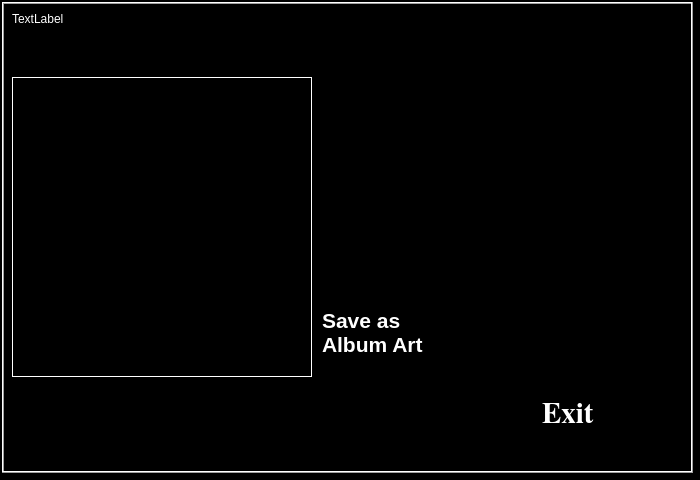
<?xml version="1.0" encoding="UTF-8"?>
<ui version="4.0">
 <class>frmAlbumArt</class>
 <widget class="QDialog" name="frmAlbumArt">
  <property name="geometry">
   <rect>
    <x>0</x>
    <y>0</y>
    <width>700</width>
    <height>480</height>
   </rect>
  </property>
  <property name="sizePolicy">
   <sizepolicy hsizetype="Fixed" vsizetype="Fixed">
    <horstretch>0</horstretch>
    <verstretch>0</verstretch>
   </sizepolicy>
  </property>
  <property name="palette">
   <palette>
    <active>
     <colorrole role="WindowText">
      <brush brushstyle="SolidPattern">
       <color alpha="255">
        <red>255</red>
        <green>255</green>
        <blue>255</blue>
       </color>
      </brush>
     </colorrole>
     <colorrole role="Text">
      <brush brushstyle="SolidPattern">
       <color alpha="255">
        <red>255</red>
        <green>255</green>
        <blue>255</blue>
       </color>
      </brush>
     </colorrole>
     <colorrole role="ButtonText">
      <brush brushstyle="SolidPattern">
       <color alpha="255">
        <red>255</red>
        <green>255</green>
        <blue>255</blue>
       </color>
      </brush>
     </colorrole>
     <colorrole role="Base">
      <brush brushstyle="SolidPattern">
       <color alpha="255">
        <red>0</red>
        <green>0</green>
        <blue>0</blue>
       </color>
      </brush>
     </colorrole>
     <colorrole role="Window">
      <brush brushstyle="SolidPattern">
       <color alpha="255">
        <red>0</red>
        <green>0</green>
        <blue>0</blue>
       </color>
      </brush>
     </colorrole>
    </active>
    <inactive>
     <colorrole role="WindowText">
      <brush brushstyle="SolidPattern">
       <color alpha="255">
        <red>255</red>
        <green>255</green>
        <blue>255</blue>
       </color>
      </brush>
     </colorrole>
     <colorrole role="Text">
      <brush brushstyle="SolidPattern">
       <color alpha="255">
        <red>255</red>
        <green>255</green>
        <blue>255</blue>
       </color>
      </brush>
     </colorrole>
     <colorrole role="ButtonText">
      <brush brushstyle="SolidPattern">
       <color alpha="255">
        <red>255</red>
        <green>255</green>
        <blue>255</blue>
       </color>
      </brush>
     </colorrole>
     <colorrole role="Base">
      <brush brushstyle="SolidPattern">
       <color alpha="255">
        <red>0</red>
        <green>0</green>
        <blue>0</blue>
       </color>
      </brush>
     </colorrole>
     <colorrole role="Window">
      <brush brushstyle="SolidPattern">
       <color alpha="255">
        <red>0</red>
        <green>0</green>
        <blue>0</blue>
       </color>
      </brush>
     </colorrole>
    </inactive>
    <disabled>
     <colorrole role="WindowText">
      <brush brushstyle="SolidPattern">
       <color alpha="255">
        <red>133</red>
        <green>131</green>
        <blue>127</blue>
       </color>
      </brush>
     </colorrole>
     <colorrole role="Text">
      <brush brushstyle="SolidPattern">
       <color alpha="255">
        <red>133</red>
        <green>131</green>
        <blue>127</blue>
       </color>
      </brush>
     </colorrole>
     <colorrole role="ButtonText">
      <brush brushstyle="SolidPattern">
       <color alpha="255">
        <red>133</red>
        <green>131</green>
        <blue>127</blue>
       </color>
      </brush>
     </colorrole>
     <colorrole role="Base">
      <brush brushstyle="SolidPattern">
       <color alpha="255">
        <red>0</red>
        <green>0</green>
        <blue>0</blue>
       </color>
      </brush>
     </colorrole>
     <colorrole role="Window">
      <brush brushstyle="SolidPattern">
       <color alpha="255">
        <red>0</red>
        <green>0</green>
        <blue>0</blue>
       </color>
      </brush>
     </colorrole>
    </disabled>
   </palette>
  </property>
  <property name="windowTitle">
   <string>Dialog</string>
  </property>
  <widget class="QFrame" name="frame">
   <property name="geometry">
    <rect>
     <x>2</x>
     <y>2</y>
     <width>691</width>
     <height>471</height>
    </rect>
   </property>
   <property name="frameShape">
    <enum>QFrame::Box</enum>
   </property>
   <property name="frameShadow">
    <enum>QFrame::Raised</enum>
   </property>
   <property name="lineWidth">
    <number>1</number>
   </property>
   <widget class="QLabel" name="lblArt">
    <property name="geometry">
     <rect>
      <x>10</x>
      <y>75</y>
      <width>300</width>
      <height>300</height>
     </rect>
    </property>
    <property name="frameShape">
     <enum>QFrame::Box</enum>
    </property>
    <property name="text">
     <string/>
    </property>
    <property name="scaledContents">
     <bool>true</bool>
    </property>
    <property name="alignment">
     <set>Qt::AlignCenter</set>
    </property>
   </widget>
   <widget class="QLabel" name="lblStatus">
    <property name="geometry">
     <rect>
      <x>10</x>
      <y>10</y>
      <width>601</width>
      <height>61</height>
     </rect>
    </property>
    <property name="text">
     <string>TextLabel</string>
    </property>
    <property name="alignment">
     <set>Qt::AlignLeading|Qt::AlignLeft|Qt::AlignTop</set>
    </property>
   </widget>
   <widget class="QLabel" name="lblInfo">
    <property name="geometry">
     <rect>
      <x>10</x>
      <y>380</y>
      <width>301</width>
      <height>71</height>
     </rect>
    </property>
    <property name="text">
     <string/>
    </property>
    <property name="alignment">
     <set>Qt::AlignHCenter|Qt::AlignTop</set>
    </property>
   </widget>
   <widget class="SKG_Button" name="btnPrev">
    <property name="geometry">
     <rect>
      <x>320</x>
      <y>80</y>
      <width>131</width>
      <height>81</height>
     </rect>
    </property>
    <property name="autoFillBackground">
     <bool>true</bool>
    </property>
    <property name="text">
     <string/>
    </property>
    <property name="pixmap">
     <pixmap>resources/arrow-bold-left.jpg</pixmap>
    </property>
   </widget>
   <widget class="SKG_Button" name="btnNext">
    <property name="geometry">
     <rect>
      <x>320</x>
      <y>170</y>
      <width>131</width>
      <height>81</height>
     </rect>
    </property>
    <property name="autoFillBackground">
     <bool>true</bool>
    </property>
    <property name="text">
     <string/>
    </property>
    <property name="pixmap">
     <pixmap>resources/arrow-bold-right.jpg</pixmap>
    </property>
   </widget>
   <widget class="SKG_Button" name="btnSave">
    <property name="geometry">
     <rect>
      <x>320</x>
      <y>290</y>
      <width>131</width>
      <height>81</height>
     </rect>
    </property>
    <property name="font">
     <font>
      <family>MS Shell Dlg 2</family>
      <pointsize>16</pointsize>
      <weight>75</weight>
      <italic>false</italic>
      <bold>true</bold>
     </font>
    </property>
    <property name="autoFillBackground">
     <bool>true</bool>
    </property>
    <property name="text">
     <string>Save as Album Art</string>
    </property>
    <property name="wordWrap">
     <bool>true</bool>
    </property>
   </widget>
   <widget class="SKG_Button" name="btnExit">
    <property name="geometry">
     <rect>
      <x>540</x>
      <y>370</y>
      <width>131</width>
      <height>81</height>
     </rect>
    </property>
    <property name="font">
     <font>
      <family>Nimbus Roman No9 L</family>
      <pointsize>22</pointsize>
      <weight>75</weight>
      <italic>false</italic>
      <bold>true</bold>
     </font>
    </property>
    <property name="autoFillBackground">
     <bool>true</bool>
    </property>
    <property name="text">
     <string>Exit</string>
    </property>
    <property name="wordWrap">
     <bool>true</bool>
    </property>
   </widget>
  </widget>
 </widget>
 <customwidgets>
  <customwidget>
   <class>SKG_Button</class>
   <extends>QLabel</extends>
   <header>skg_button.h</header>
  </customwidget>
 </customwidgets>
 <resources/>
 <connections/>
</ui>
